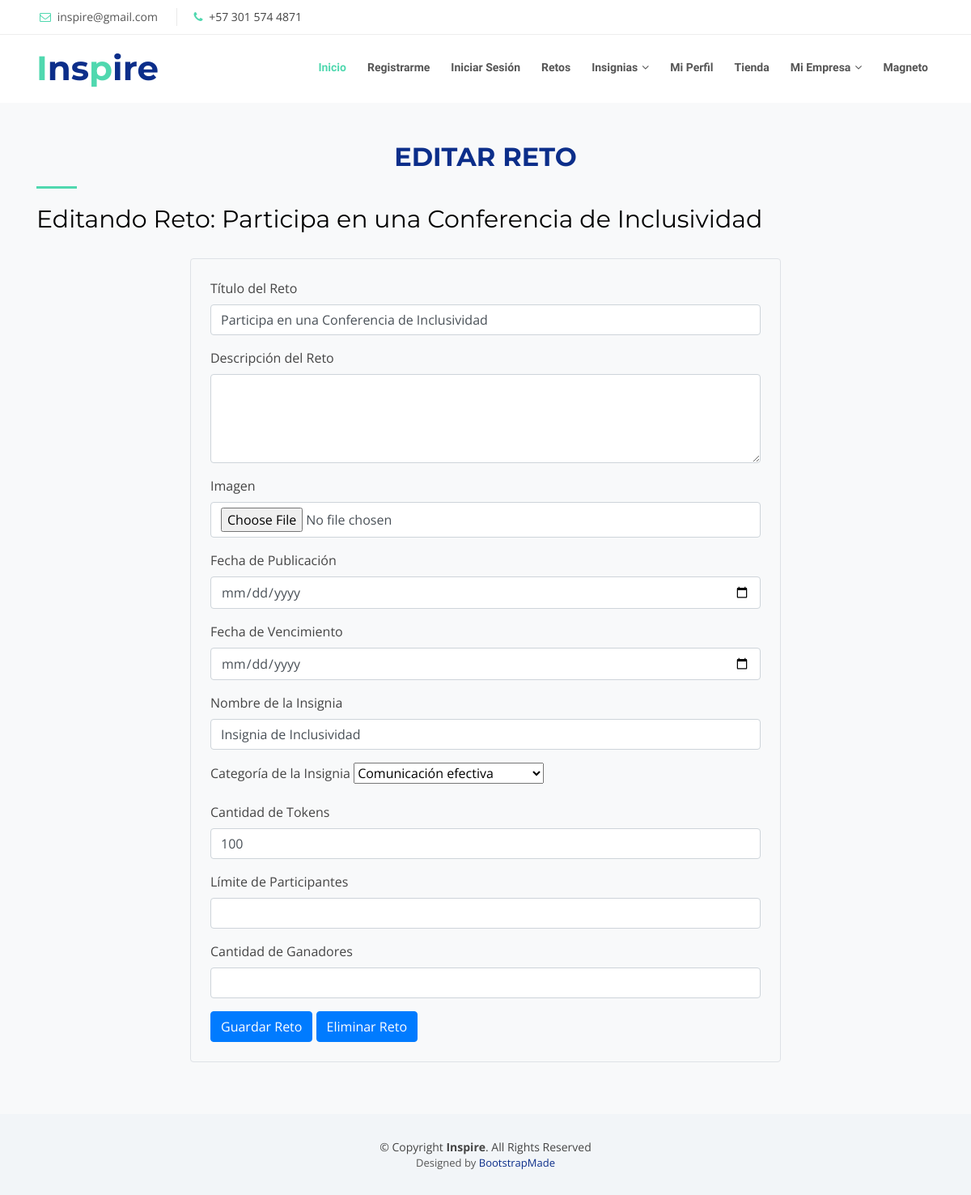
The page /edit_challenge/3/ on the database its author committed.
### challenges/models.py (models this page shows)
class Reto(models.Model):
    nombre =  models.CharField(max_length=100)
    descripcion =  models.CharField(max_length=100)
    imagen = models.ImageField(upload_to="uploads/")
    fecha_publicacion = models.DateField(default=date.today)
    fecha_vencimiento = models.DateField(default=date.today)
    nombre_insignia =  models.CharField(max_length=100)
    categoria_insignia = models.CharField(max_length=100, default='', choices=HABILIDADES_LISTA)
    tokens =  models.IntegerField()
    limite_participantes = models.IntegerField(default=6, choices=CANTIDAD_PARTICIPANTES)
    cantidad_ganadores = models.IntegerField()
    estado = models.CharField(max_length=10, choices=ESTADO_CHOICES, default='INICIADO')

### challenges/views.py (the view)
# urls.py: path('edit_challenge/<int:reto_id>/', challenges_views.edit_challenge, name='edit_challenge'),
def edit_challenge(request, reto_id): # UPDATE RETO
    reto_a_editar = get_object_or_404(Reto, pk=reto_id)
    print("entro antes del if")
    if request.method == "POST" and 'save_changes' in request.POST:
        print("entró al post del edit")
        nombre = request.POST.get('nombre')
        descripcion = request.POST.get('descripcion')
        imagen = request.FILES.get('imagen')
        fecha_publicacion = request.POST.get('fecha_publicacion')
        fecha_vencimiento = request.POST.get('fecha_vencimiento')
        nombre_insignia = request.POST.get('nombre_insignia')
        categoria_insignia = request.POST.getlist('categoria_insignia')
        tokens = request.POST.get('tokens')
        limite_participantes = request.POST.get('limite_participantes')
        cantidad_ganadores = request.POST.get('cantidad_ganadores')
        reto_a_editar.nombre = nombre
        reto_a_editar.descripcion = descripcion
        if imagen:
            reto_a_editar.imagen = imagen
        reto_a_editar.fecha_publicacion = fecha_publicacion
        reto_a_editar.fecha_vencimiento = fecha_vencimiento
        reto_a_editar.nombre_insignia = nombre_insignia
        reto_a_editar.categoria_insignia = categoria_insignia
        reto_a_editar.tokens = tokens
        reto_a_editar.limite_participantes = limite_participantes
        reto_a_editar.cantidad_ganadores = cantidad_ganadores
        reto_a_editar.save() # guardar los cambios
        return render(request, 'edit_challenge.html', {'reto_a_editar' : reto_a_editar})
    elif request.method == "POST" and 'delete_reto' in request.POST:
         reto_a_eliminar = get_object_or_404(Reto, pk=reto_id)
         reto_a_eliminar.delete()
         return render(request, 'view_challenges.html', {'reto_a_editar' : reto_a_editar})
    else:
        form = ObjectForm()
        return render(request, 'edit_challenge.html', {'reto_a_editar' : reto_a_editar})

### challenges/templates/edit_challenge.html (shortened to what this page needs)
<html lang="en"><head>
  {% load static %}
  <link href="{% static 'lib/bootstrap/css/bootstrap.min.css' %}" rel="stylesheet">
  <link rel="stylesheet" href="{% static 'lib/font-awesome/css/font-awesome.min.css' %}">
  <link href="{% static 'lib/animate/animate.min.css' %}" rel="stylesheet">
  <link href="{% static 'lib/ionicons/css/ionicons.min.css' %}" rel="stylesheet">
  <link href="{% static 'lib/owlcarousel/assets/owl.carousel.min.css' %}" rel="stylesheet">
  <link href="{% static 'lib/magnific-popup/magnific-popup.css' %}" rel="stylesheet">
  <link href="{% static 'lib/ionicons/css/ionicons.min.css' %}" rel="stylesheet">
  <link href="{% static 'css/style.css' %}" rel="stylesheet">
<style type="text/css" id="operaUserStyle"></style></head>
<body id="body"><button type="button" id="mobile-nav-toggle"></button>
  {% include 'header.html' %}
    <main id="main">
      <section id="create-challenge" class="bg-light py-5">
        <div class="container">
            <div class="section-header">
                <h2 class="text-center">Editar Reto</h2>
                <h5 class="card-title mb-3"><h1 style="font-size: 30px; color: black !important">Editando Reto: {{ reto_a_editar.nombre }}</h1></h5>
            </div>
            <div class="row">
                <div class="col-lg-8 offset-lg-2">
                    <form method="POST" enctype="multipart/form-data" class="border p-4 rounded" action="">
                        <div class="mb-3">
                            <label for="title" class="form-label">Título del Reto</label>
                            <input type="text" class="form-control" id="nombre" name="nombre" value="{{ reto_a_editar.nombre }}" required>
                        </div>
                        <div class="mb-3">
                            <label for="description" class="form-label">Descripción del Reto</label>
                            <textarea class="form-control" id="descripcion" name="descripcion" rows="4" value="{{ reto_a_editar.descripcion }}"  required></textarea>
                        </div>
                        <div class="mb-3">
                            <label for="image" class="form-label">Imagen</label>
                            <input type="file" class="form-control" id="imagen" name="imagen" accept="image/*" value="{{ reto_a_editar.imagen }}"  required>
                        </div>
                        <div class="mb-3">
                            <label for="start_date" class="form-label">Fecha de Publicación</label>
                            <input type="date" class="form-control" id="fecha_publicacion" name="fecha_publicacion" value="{{ reto_a_editar.fecha_publicacion }}"  required>
                        </div>
                        <div class="mb-3">
                            <label for="end_date" class="form-label">Fecha de Vencimiento</label>
                            <input type="date" class="form-control" id="fecha_vencimiento" name="fecha_vencimiento" value="{{ reto_a_editar.fecha_vencimiento }}" required>
                        </div>
                        <div class="mb-3">
                            <label for="badge_name" class="form-label">Nombre de la Insignia</label>
                            <input type="text" class="form-control" id="nombre_insignia" name="nombre_insignia" value="{{ reto_a_editar.nombre_insignia }}" required>
                        </div>
                        <div class="mb-3">
                            <label for="badge_category" class="form-label">Categoría de la Insignia</label>
                            <select class="form-select" id="categoria_insignia" name="categoria_insignia" value="{{ reto_a_editar.categoria_insignia }}" required>
                                <option value="Comunicación efectiva">Comunicación efectiva</option>
                            </select>
                        </div>
                        <div class="mb-3">
                            <label for="token_amount" class="form-label">Cantidad de Tokens</label>
                            <input type="number" class="form-control" id="tokens" name="tokens" value="{{ reto_a_editar.tokens }}"  required>
                        </div>
                        <div class="mb-3">
                            <label for="participant_limit" class="form-label">Límite de Participantes</label>
                            <input type="number" class="form-control" id="limite_participantes" name="limite_participantes" min="1" max="6" value="{{ reto_a_editar.nombre }}" required>
                        </div>
                        <div class="mb-3">
                            <label for="winner_count" class="form-label">Cantidad de Ganadores</label>
                            <input type="number" class="form-control" id="winner_count" name="cantidad_ganadores" value="{{ reto_a_editar.nombre }}"  required>
                        </div>
                        <button type="submit" name="save_changes" class="btn btn-primary">Guardar Reto</button>
                        <button type="submit" name="delete_reto" class="btn red btn-primary !important">Eliminar Reto</button>
                    </form>
                </div>
            </div>
        </div>
    </section>
    </main>
    <footer id="footer">
      <div class="container">
        <div class="copyright">
          © Copyright <strong>Inspire</strong>. All Rights Reserved
        </div>
        <div class="credits">
          Designed by <a href="https://bootstrapmade.com/">BootstrapMade</a>
        </div>
      </div>
    </footer>
        <div id="mobile-body-overly"></div></body></html>

### challenges/static/css/style.css (style rules this page uses)
body { background: #fff; color: #444; font-family: "Open Sans", sans-serif; }
a { color: #50d8af; transition: 0.5s; }
h1, h2, h3, h4, h5, h6 { font-family: "Montserrat", sans-serif; font-weight: 400; margin: 0 0 20px 0; padding: 0; }
.section-header { margin-bottom: 30px; }
.section-header h2 { font-size: 32px; color: #0c2e8a; text-transform: uppercase; font-weight: 700; position: relative; padding-bottom: 20px; }
.section-header h2::before { content: ''; position: absolute; display: block; width: 50px; height: 3px; background: #50d8af; bottom: 0; left: 0; }
#footer { background: #f2f5f8; padding: 0 0 30px 0; font-size: 14px; }
#footer .copyright { text-align: center; padding-top: 30px; }
#footer .credits { text-align: center; font-size: 13px; color: #555; }
#footer .credits a { color: #0c2e8a; }

### rows shown on the page
Reto: nombre "Participa en una Conferencia de Inclusividad", nombre_insignia "Insignia de Inclusividad", categoria_insignia "Comunicación efectiva", tokens "100"
